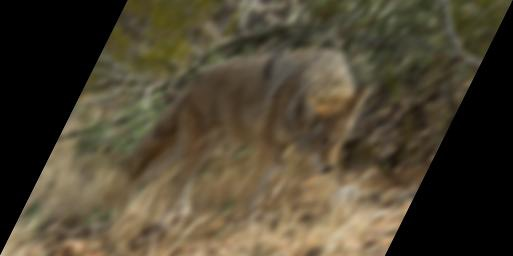
#> input picture Лабораторная 3/image2.jpg, 513 x 256 px
$ jupyter execute lab_3.ipynb
#> lines starting #> are read from the running program, lines starting #| are printed output that depends on the picture; after the words box and inside, x2 and y2 are one past the last pixel; in counts of white or black regions, pixels touching at a corner belong together
[cell 1]
import numpy as np
import cv2  as cv
import matplotlib.pyplot as plt

[cell 2]
image = cv.imread('image2.jpg')
#> image is the input picture: shape (256, 513, 3); mean B, G, R 50.6, 69.1, 77.8

[cell 3]
plt.imshow(image)

## Преобразование из brg в rgb

[cell 4]
#Преобразуем изображение в rgb
rgb_image = cv.cvtColor(image, cv.COLOR_BGR2RGB)
plt.imshow(rgb_image)

## Применение матрицы сдвига в направление оси X

[cell 5]
(h, w, d) = rgb_image.shape
#> h = 256; w = 513; d = 3

M = np.float32([ [1, 0.5, 0],
               [0, 1, 0],
              [0, 0  , 1] ])
warped = cv.warpPerspective(rgb_image,M,(w,h))
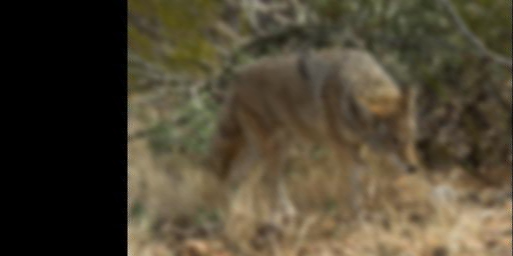
#> warped: shape (256, 513, 3); mean R, G, B 77.9, 69.2, 50.6
plt.imshow(warped)

## Кадрирование изображение (избавление от черного фона)

[cell 6]
gray_image = cv.cvtColor(warped,cv.COLOR_RGB2GRAY)
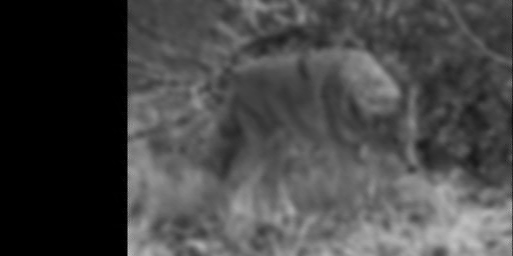
#> gray_image: shape (256, 513); min 0, max 194, mean 69.6

plt.imshow(gray_image, cmap='gray', vmin = 0, vmax = 255)

[cell 7]
# Преобразование в двоичный формат
_,thresh = cv.threshold(gray_image,30,255,cv.THRESH_BINARY)
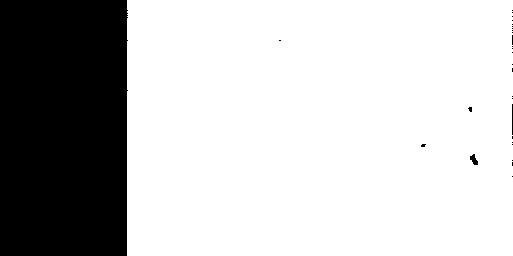
#> thresh: shape (256, 513); 75.1% white; 29 black regions (26 under 20 px)

#Поиск конутра
contours,hierarchy = cv.findContours(thresh,cv.RETR_EXTERNAL,cv.CHAIN_APPROX_SIMPLE)
#> contours = 1 contour; box (x1, y1, x2, y2) and area: (127, 0, 513, 256) 98098
cnt = contours[0]
#> cnt = contour of 86 points, box (x1, y1, x2, y2) (127, 0, 513, 256), area 98098

#Кадрирование
x,y,w,h= cv.boundingRect(cnt)
#> x = 127; y = 0; w = 386
croped_image = warped[y:y+h,x:x+w]
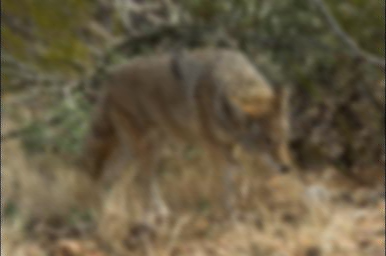
#> croped_image: shape (256, 386, 3); mean R, G, B 103.5, 91.9, 67.3
cv.imwrite("croped_image.jpg", croped_image)

plt.imshow(croped_image)

[cell 8]
histSize = [256]
range = [0, 256]


def plot_rgb_hist(image, histSize, range):
    histSize = [256]
    range = [0, 256]
    for i, col in enumerate(['b', 'g', 'r']):
        hist = cv.calcHist([image], [i], None, histSize, range)
        plt.plot(hist, color=col)
        plt.xlim(range)

[cell 9]
croped_image
clahe = cv.createCLAHE(clipLimit=2.0, tileGridSize=(8, 8))

rgb_result_image = np.empty(np.shape(croped_image), np.uint8)
rgb_result_image[:, :, 1] = clahe.apply(croped_image[:, :, 1])
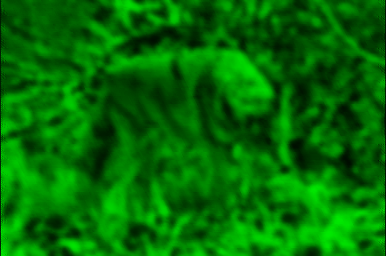
#> rgb_result_image: shape (256, 386, 3); mean R, G, B 0, 109, 0
rgb_result_image[:, :, 2] = clahe.apply(croped_image[:, :, 2])
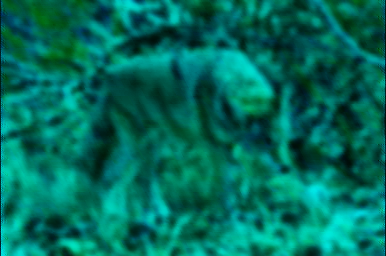
#> rgb_result_image: shape (256, 386, 3); mean R, G, B 0, 109, 92.5
rgb_result_image[:, :, 0] =clahe.apply(croped_image[:, :, 0])
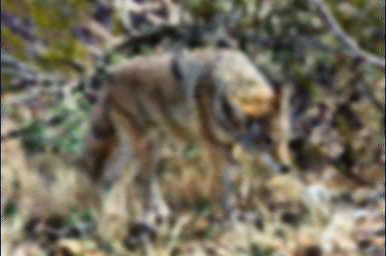
#> rgb_result_image: shape (256, 386, 3); mean R, G, B 115.8, 109, 92.5


gs = plt.GridSpec(2, 2)
plt.figure(figsize=(10, 8))
plt.subplot(gs[0])
plt.imshow(croped_image)
plt.subplot(gs[1])
plt.imshow(rgb_result_image)
plt.subplot(gs[2])
plot_rgb_hist(croped_image, histSize, range)
plt.subplot(gs[3])
plot_rgb_hist(rgb_result_image, histSize, range)

cv.imwrite("rgb_result_image.jpg", rgb_result_image)
plt.show()
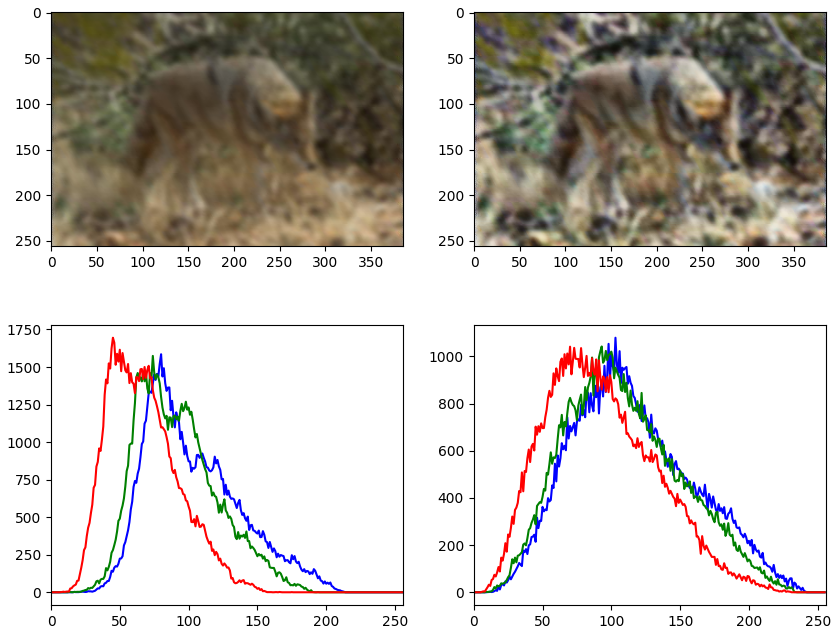
#> figure drawn by matplotlib, 4 panels; panel 3: curve peaks at x = 80, y = 1585; panel 3: curve peaks at x = 74, y = 1574; panel 3: curve peaks at x = 45, y = 1695; panel 4: curve peaks at x = 103, y = 1079

# Улучшение изображения

[cell 10]
kernel1 = np.asarray([[-1, -1, -1], [-1, 9, -1], [-1, -1, -1]])
filtered_image = cv.filter2D(rgb_result_image, -1, kernel1)
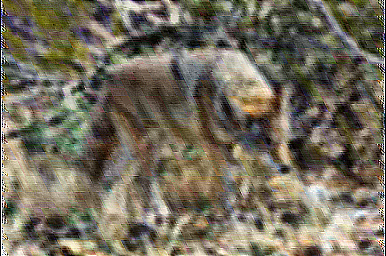
#> filtered_image: shape (256, 386, 3); mean R, G, B 116.1, 109.4, 93

gs = plt.GridSpec(1, 2)
plt.figure(figsize=(10, 8))
plt.subplot(gs[0])
plt.imshow(rgb_result_image)
plt.subplot(gs[1])
plt.imshow(filtered_image)

plt.show()
cv.imwrite("result_image.jpg", filtered_image)
#> Out = True

$ run again, with Лабораторная 3/croped_image.jpg copied over Лабораторная 3/image2.jpg
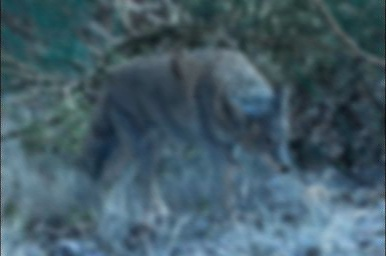
#> input picture Лабораторная 3/croped_image.jpg, 386 x 256 px
#> image is the input picture: shape (256, 386, 3); mean B, G, R 103.5, 91.9, 67.3
#> `_,thresh = cv.threshold(gray_image,30,255,cv.THRESH_BINARY)`:
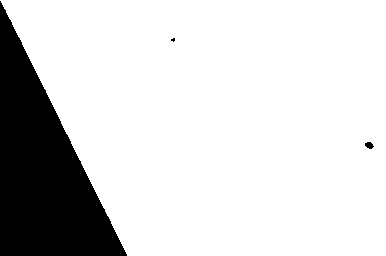
#> thresh: shape (256, 386); 83.4% white; 3 black regions (1 under 20 px)
#> contours = 1 contour; box (x1, y1, x2, y2) and area: (0, 0, 386, 256) 81906
#> cnt = contour of 241 points, box (x1, y1, x2, y2) (0, 0, 386, 256), area 81906
#> x = 0
#> `filtered_image = cv.filter2D(rgb_result_image, -1, kernel1)`:
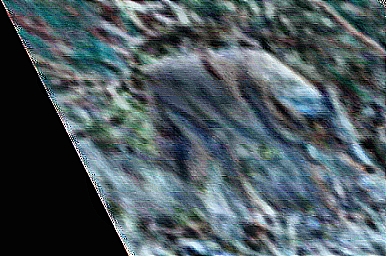
#> filtered_image: shape (256, 386, 3); mean R, G, B 75.7, 89.5, 95.4
#> Out = True
